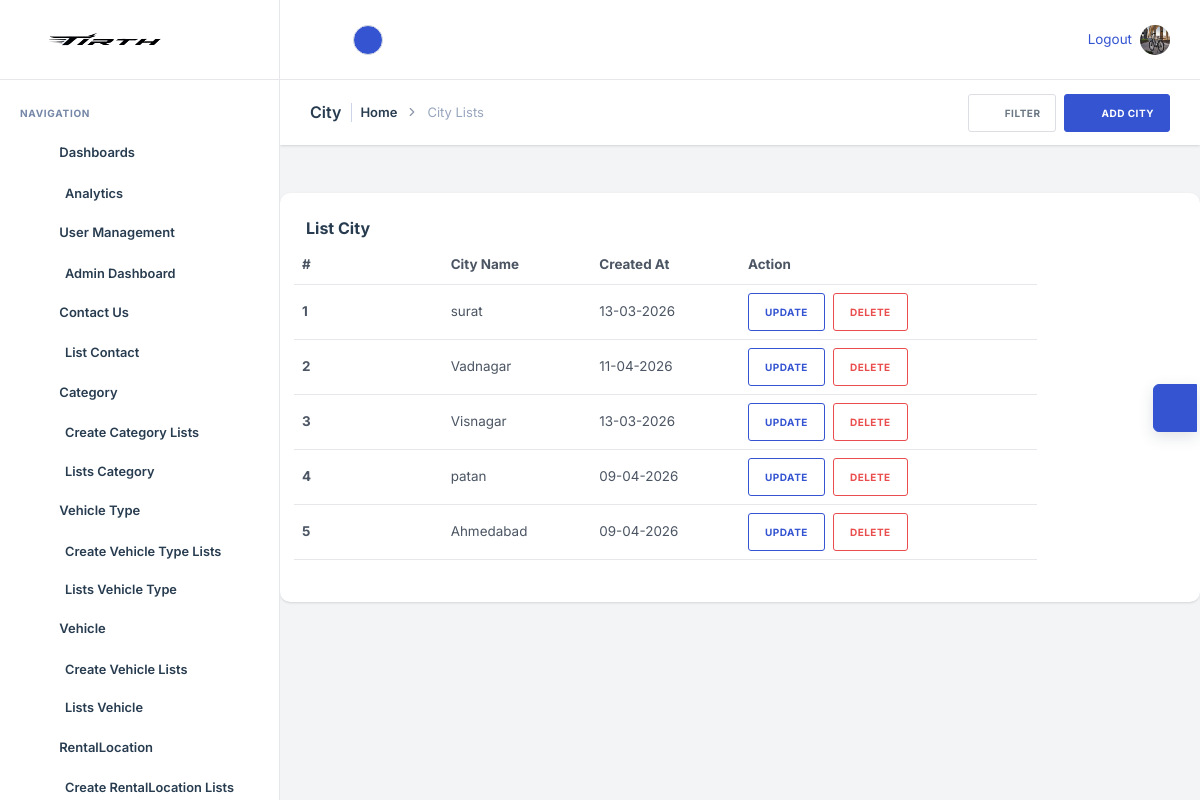
The page /adminpanel/list_city/ (signed in) on the database its author committed.
### app_modules/userapp/models.py (models this page shows, shortened)
class CustomUser(AbstractUser):
    ROLE_CHOICES = [
        ('Admin', 'Admin'),
        ('User', 'User'),
    ]
    role = models.CharField(max_length=10, choices=ROLE_CHOICES, default='User')
    is_approved = models.BooleanField(default=False)
    phone_number = models.CharField(max_length=10, blank=True, null=True)
    profile_image = models.ImageField(upload_to='profiles/', null=True, blank=True)
    address = models.TextField(blank=True, null=True)
    date_of_birth = models.DateField(null=True, blank=True)
    aadhaar_number = models.CharField(
        max_length=12, blank=True, null=True, unique=True
    )
    pan_number = models.CharField(
        max_length=10, blank=True, null=True, unique=True
    )
    aadhaar_image = models.ImageField(upload_to='kyc/aadhaar/', null=True, blank=True)
    pan_image = models.ImageField(upload_to='kyc/pan/', null=True, blank=True)
    other_document_image = models.ImageField(upload_to='kyc/other/', null=True, blank=True)
    is_kyc_verified = models.BooleanField(default=False)
    registration_ip = models.GenericIPAddressField(null=True, blank=True)

### app_modules/adminapp/models.py (models this page shows)
class City(models.Model):
    city_name = models.CharField(max_length=255)
    created_at = models.DateField()

### app_modules/adminapp/views.py (the view)
# urls.py: path('list_city/', views.list_city, name='list_city'),
def list_city(request):
    city = models.City.objects.all()
    context = {'city':city}
    return render(request, 'adminapp/list_city.html',context)

### templates/adminapp/list_city.html (shortened to what this page needs)
{% extends 'adminapp/master.html' %}
{% load static %}
{% block content %}
<div class="nxl-content">
    <div class="page-header">
        <div class="page-header-left d-flex align-items-center">
            <div class="page-header-title">
                <h5 class="m-b-10">City</h5>
            </div>
            <ul class="breadcrumb">
                <li class="breadcrumb-item"><a href="{% url 'index' %}">Home</a></li>
                <li class="breadcrumb-item">City Lists</li>
            </ul>
        </div>
        <div class="page-header-right ms-auto">
            <div class="page-header-right-items">
                <div class="d-flex align-items-center gap-2 page-header-right-items-wrapper">
                    <div class="dropdown filter-dropdown">
                        <a class="btn btn-md btn-light-brand" data-bs-toggle="dropdown" data-bs-offset="0, 10"
                            data-bs-auto-close="outside">
                            <i class="feather-filter me-2"></i>
                            <span>Filter</span>
                        </a>
                    </div>
                    <a href="javascript:void(0);" class="btn btn-md btn-primary">
                        <i class="feather-plus me-2"></i>
                        <span>Add City</span>
                    </a>
                </div>
            </div>
        </div>
    </div>
    <section class="section mt-5 mx-auto">
        <div class="row">
            <div class="col-lg-12">
                <div class="card">
                    <div class="card-body">
                        <h5 class="card-title">List City</h5>
                        <table class="table">
                            <thead>
                                <tr class="row">
                                    <th class="col-2">#</th>
                                    <th class="col-2">City Name</th>
                                    <th class="col-2">Created At</th>
                                    <th class="col-4">Action</th>
                                </tr>
                            </thead>
                            <tbody>
                                {% for i in city %}
                                <tr class="row">
                                    <th class="d-flex align-items-center col-2">{{forloop.counter}}</th>
                                    <td class="d-flex align-items-center col-2">{{i.city_name}}</td>
                                    <td class="d-flex align-items-center col-2">{{i.created_at|date:'d-m-Y'}}</td>
                                    <td class="d-flex align-items-center gap-2 col-4">
                                        <a href="{% url 'update_City' i.id %}"><button type="button"
                                                class="btn btn-outline-primary">Update</button></a>
                                        <a href="{% url 'delete_city' i.id %}"
                                            onclick="return confirm('Are you sure you want to delete this City?')">
                                            <button type="button" class="btn btn-outline-danger">Delete</button>
                                        </a>
                                    </td>
                                </tr>
                                {% endfor %}
                            </tbody>
                        </table>
                    </div>
                </div>
            </div>
        </div>
    </section>
</div>
{% endblock %}

### templates/adminapp/master.html (shortened to what this page needs)
<!DOCTYPE html>
<html lang="zxx">
{% load static %}
<head>
    <link rel="stylesheet" type="text/css" href="{% static 'adminapp/assets/css/bootstrap.min.css' %}" />
    <link rel="stylesheet" href="https://cdn.jsdelivr.net/npm/bootstrap-icons@1.10.5/font/bootstrap-icons.css">
    <link rel="stylesheet" type="text/css" href="{% static 'adminapp/assets/vendors/css/vendors.min.css' %}" />
    <link rel="stylesheet" type="text/css" href="{% static 'adminapp/assets/vendors/css/daterangepicker.min.css' %}" />
    <link rel="stylesheet" type="text/css" href="{% static 'adminapp/assets/css/theme.min.css' %}" />
</head>
<body>
    <nav class="nxl-navigation">
        <div class="navbar-wrapper">
            <div class="m-header">
                <a href="{% url 'index' %}" class="b-brand">
                    <img src="{% static 'adminapp/assets/images/logo-full.png' %}" alt="" class="logo logo-lg" />
                </a>
            </div>
            <div class="navbar-content">
                <ul class="nxl-navbar">
                    <li class="nxl-item nxl-caption">
                        <label>Navigation</label>
                    </li>
                    <li class="nxl-item nxl-hasmenu">
                        <a href="javascript:void(0);" class="nxl-link">
                            <span class="nxl-micon"><i class="feather-airplay"></i></span>
                            <span class="nxl-mtext">Dashboards</span><span class="nxl-arrow"><i
                                    class="feather-chevron-right"></i></span>
                        </a>
                        <ul class="nxl-submenu">
                            <li class="nxl-item"><a class="nxl-link" href="{% url 'analytics' %}">Analytics</a></li>
                        </ul>
                    </li>
                    <li class="nxl-item nxl-hasmenu">
                        <a href="javascript:void(0);" class="nxl-link">
                            <span class="nxl-micon"><i class="feather-cast"></i></span>
                            <span class="nxl-mtext">User Management</span><span class="nxl-arrow"><i
                                    class="feather-chevron-right"></i></span>
                        </a>
                        <ul class="nxl-submenu">
                            <li class="nxl-item"><a class="nxl-link" href="{% url 'admin_dashboard' %}">Admin Dashboard</a></li>
                        </ul>
                    </li>
                    <li class="nxl-item nxl-hasmenu">
                        <a href="javascript:void(0);" class="nxl-link">
                            <span class="nxl-micon"><i class="feather-send"></i></span>
                            <span class="nxl-mtext">Contact Us</span><span class="nxl-arrow"><i
                                    class="feather-chevron-right"></i></span>
                        </a>
                        <ul class="nxl-submenu">
                            <li class="nxl-item"><a class="nxl-link" href="{% url 'list_contact' %}">List Contact</a></li>
                        </ul>
                    </li>
                    <li class="nxl-item nxl-hasmenu">
                        <a href="javascript:void(0);" class="nxl-link">
                            <span class="nxl-micon"><i class="feather-layout"></i></span>
                            <span class="nxl-mtext">Category</span><span class="nxl-arrow"><i
                                    class="feather-chevron-right"></i></span>
                        </a>
                        <ul class="nxl-submenu">
                            <li class="nxl-item"><a class="nxl-link" href="{% url 'create_Category' %}">Create Category
                                    Lists</a>
                            </li>
                            <li class="nxl-item"><a class="nxl-link" href="{% url 'list_category' %}">Lists Category</a>
                            </li>
                        </ul>
                    </li>
                    <li class="nxl-item nxl-hasmenu">
                        <a href="javascript:void(0);" class="nxl-link">
                            <span class="nxl-micon"><i class="feather-layout"></i></span>
                            <span class="nxl-mtext">Vehicle Type</span><span class="nxl-arrow"><i
                                    class="feather-chevron-right"></i></span>
                        </a>
                        <ul class="nxl-submenu">
                            <li class="nxl-item"><a class="nxl-link" href="{% url 'create_Vehicletype' %}">Create
                                    Vehicle Type Lists</a>
                            </li>
                            <li class="nxl-item"><a class="nxl-link" href="{% url 'list_vehicletype' %}">Lists Vehicle
                                    Type</a></li>
                        </ul>
                    </li>
                    <li class="nxl-item nxl-hasmenu">
                        <a href="javascript:void(0);" class="nxl-link">
                            <span class="nxl-micon"><i class="feather-layout"></i></span>
                            <span class="nxl-mtext">Vehicle</span><span class="nxl-arrow"><i
                                    class="feather-chevron-right"></i></span>
                        </a>
                        <ul class="nxl-submenu">
                            <li class="nxl-item"><a class="nxl-link" href="{% url 'create_Vehicle' %}">Create Vehicle
                                    Lists</a>
                            </li>
                            <li class="nxl-item"><a class="nxl-link" href="{% url 'list_vehicle' %}">Lists Vehicle</a>
                            </li>
                        </ul>
                    </li>
                    <li class="nxl-item nxl-hasmenu">
                        <a href="javascript:void(0);" class="nxl-link">
                            <span class="nxl-micon"><i class="feather-layout"></i></span>
                            <span class="nxl-mtext">RentalLocation</span><span class="nxl-arrow"><i
                                    class="feather-chevron-right"></i></span>
                        </a>
                        <ul class="nxl-submenu">
                            <li class="nxl-item"><a class="nxl-link" href="{% url 'create_RentalLocation' %}">Create
                                    RentalLocation Lists</a>
                            </li>
                        </ul>
                    </li>
                </ul>
            </div>
        </div>
    </nav>
    <header class="nxl-header">
        <div class="header-wrapper">
            <div class="header-left d-flex align-items-center gap-4">
                <div class="nxl-navigation-toggle">
                    <a href="javascript:void(0);" id="menu-mini-button">
                        <i class="feather-align-left"></i>
                    </a>
                </div>
                <div class="nxl-drp-link nxl-lavel-mega-menu">
                    <div class="nxl-lavel-mega-menu-wrapper d-flex gap-3">
                        <div class="dropdown nxl-h-item nxl-lavel-menu">
                            <a href="javascript:void(0);" class="avatar-text avatar-md bg-primary text-white"
                                data-bs-toggle="dropdown" data-bs-auto-close="outside">
                                <i class="feather-plus"></i>
                            </a>
                        </div>
                    </div>
                </div>
            </div>
            <div class="header-right ms-auto">
                <div class="d-flex align-items-center">
                    <div class="nxl-h-item d-none d-sm-flex">
                        <div class="full-screen-switcher">
                            <a href="javascript:void(0);" class="nxl-head-link me-0"
                                onclick="$('body').fullScreenHelper('toggle');">
                                <i class="feather-maximize maximize"></i>
                            </a>
                        </div>
                    </div>
                    <div class="nxl-h-item dark-light-theme">
                        <a href="javascript:void(0);" class="nxl-head-link me-0 dark-button">
                            <i class="feather-moon"></i>
                        </a>
                    </div>
                    {% if user.is_authenticated %}
                    <a href="{% url 'logout' %}"
                        class="nav-item nav-link text-primary me-2 {% if request.resolver_match.url_name == 'logout' %}active{% endif %}">
                        Logout
                    </a>
                    {% else %}
                    <a href="{% url 'login' %}"
                        class="nav-item nav-link text-primary me-2 {% if request.resolver_match.url_name == 'login' %}active{% endif %}">
                        Login
                    </a>
                    {% endif %}
                    <a href="{% url 'profile_view' %}"
                        class="nav-item nav-link {% if request.resolver_match.url_name == 'profile_view' %}active{% endif %}">
                        {% if user.profile_image %}
                        <img src="{{ user.profile_image.url }}" alt="{{ user.username }}"
                            style="width: 30px; height: 30px; border-radius: 50%;" onclick="openLightbox(this.src)" />
                        {% else %}
                        <div class="avatar-initials">
                            {{ user.username|slice:":1"|upper }}{% if user.username|length > 1 %}{{
                            user.username|slice:"1:2"|upper }}{% endif %}
                        </div>
                        {% endif %}
                    </a>
                </div>
            </div>
        </div>
    </header>
    <main class="nxl-container">
        {% block content %}
        {% endblock %}
    </main>
    <footer class="footer">
        <p class="fs-11 text-muted fw-medium text-uppercase mb-0 copyright">
            <span>Copyright ©</span>
        </p>
    </footer>
    <div class="theme-customizer">
        <div class="customizer-handle">
            <a href="javascript:void(0);" class="cutomizer-open-trigger bg-primary">
                <i class="feather-settings"></i>
            </a>
        </div>
    </div>
</body>
</html>

### rows shown on the page
CustomUser: profile_image (picture)
City: city_name "surat", created_at "13-03-2026"
City: city_name "Vadnagar", created_at "11-04-2026"
City: city_name "Visnagar", created_at "13-03-2026"
City: city_name "patan", created_at "09-04-2026"
City: city_name "Ahmedabad", created_at "09-04-2026"
